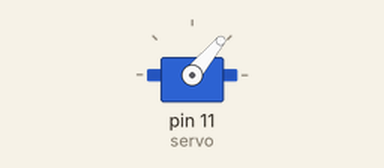
Bench run of a sketch on a simulated Arduino Uno, built with avr-gcc and run on an emulated ATmega328P. Shown: servo.

Above: at 0.05 s.
At 2.05 s:
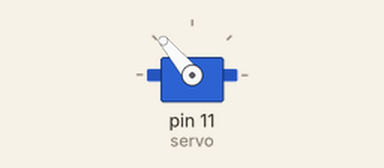
At 4.0 s:
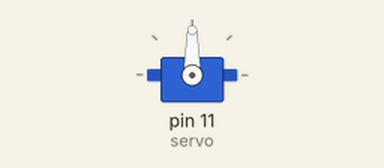
Timing chart, 0 to 5.2 s (numbered marks = the images above):
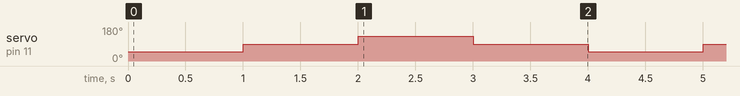

The sketch:

servo_test.ino
```cpp
#include<Servo.h>

Servo servo;

  // wheeling
  #define left 50
  #define right 130
  #define centre 90


void setup() {
  servo.attach(11);

}

void loop(){

  //test wheelling
  servo.write(left);
  delay(1000);
  servo.write(centre);
  delay(1000);
  servo.write(right);
  delay(1000);
  servo.write(centre);
  delay(1000);


}
```

Measured:
- by itself, servo on pin 11 (servo): repeats every 4.0 s: 130° 1.0 s, 90° 1.0 s, 50° 1.0 s, 90° 1.0 s
